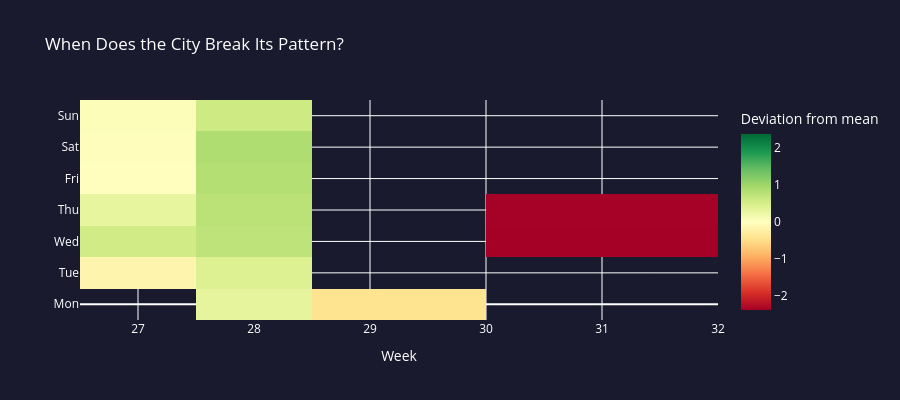

Notebook code cell kept with this figure:
### Code cell
# Mock 3
import plotly.graph_objects as go

# Daily trip counts
daily = (
    df.groupby(df["started_at"].dt.date)
    .size()
    .reset_index(name="trips")
)
daily.columns = ["date", "trips"]
daily["date"] = pd.to_datetime(daily["date"])
daily["weekday"] = daily["date"].dt.weekday
daily["week"] = daily["date"].dt.isocalendar().week.astype(int)
daily["deviation"] = (daily["trips"] - daily["trips"].mean()) / daily["trips"].std()
daily["label"] = daily["date"].dt.strftime("%b %d")

fig = go.Figure(go.Heatmap(
    x=daily["week"],
    y=daily["weekday"],
    z=daily["deviation"],
    text=daily["label"],
    hovertemplate="<b>%{text}</b><br>Deviation: %{z:.2f}σ<extra></extra>",
    colorscale="RdYlGn",
    zmid=0,
    colorbar=dict(title="Deviation from mean", tickfont=dict(color="white"))
))

fig.update_layout(
    title="When Does the City Break Its Pattern?",
    paper_bgcolor="#1a1a2e",
    plot_bgcolor="#1a1a2e",
    font_color="white",
    yaxis=dict(
        tickvals=[0,1,2,3,4,5,6],
        ticktext=["Mon","Tue","Wed","Thu","Fri","Sat","Sun"]
    ),
    xaxis_title="Week",
    height=400
)

fig.show()

### Figure 1 — Plotly figure (JSON) as saved in the notebook; plotly's stock layout.template omitted (floating-point values rounded to 4 significant figures)
{"data": [{"colorbar": {"tickfont": {"color": "white"}, "title": {"text": "Deviation from mean"}}, "colorscale": [[0, "rgb(165,0,38)"], [0.1, "rgb(215,48,39)"], [0.2, "rgb(244,109,67)"], [0.3, "rgb(253,174,97)"], [0.4, "rgb(254,224,139)"], [0.5, "rgb(255,255,191)"], [0.6, "rgb(217,239,139)"], [0.7, "rgb(166,217,106)"], [0.8, "rgb(102,189,99)"], [0.9, "rgb(26,152,80)"], [1, "rgb(0,104,55)"]], "hovertemplate": "<b>%{text}</b><br>Deviation: %{z:.2f}σ<extra></extra>", "text": ["Jul 01", "Jul 02", "Jul 03", "Jul 04", "Jul 05", "Jul 06", "Jul 07", "Jul 08", "Jul 09", "Jul 10", "Jul 11", "Jul 12", "Jul 13", "Jul 14", "Jul 30", "Jul 31"], "type": "heatmap", "x": [27, 27, 27, 27, 27, 27, 28, 28, 28, 28, 28, 28, 28, 29, 31, 31], "y": [1, 2, 3, 4, 5, 6, 0, 1, 2, 3, 4, 5, 6, 0, 2, 3], "z": [-0.1646, 0.5507, 0.2931, -0.01358, -0.03682, 0.05567, 0.3129, 0.4157, 0.7247, 0.7623, 0.8247, 0.856, 0.5864, -0.4197, -2.376, -2.371], "zmid": 0}], "layout": {"font": {"color": "white"}, "height": 400, "paper_bgcolor": "#1a1a2e", "plot_bgcolor": "#1a1a2e", "title": {"text": "When Does the City Break Its Pattern?"}, "xaxis": {"title": {"text": "Week"}}, "yaxis": {"ticktext": ["Mon", "Tue", "Wed", "Thu", "Fri", "Sat", "Sun"], "tickvals": [0, 1, 2, 3, 4, 5, 6]}}}
